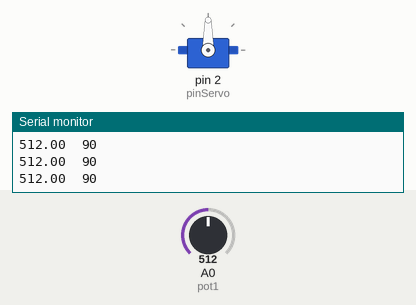
This sketch was run on a simulated Arduino Uno, built with avr-gcc and run on an emulated ATmega328P. Parts: servo, the last lines printed to the serial monitor. The inputs (shaded band) are chosen by the test bench; at power-on: A0 (pot1) = 512.

Above: at 1.2 s.
1.3 s: A0 (pot1) set to 985
At 2.5 s:
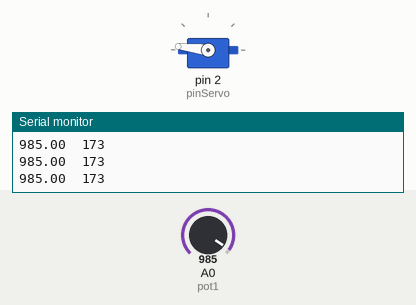
2.8 s: A0 (pot1) set to 1008
At 3.8 s:
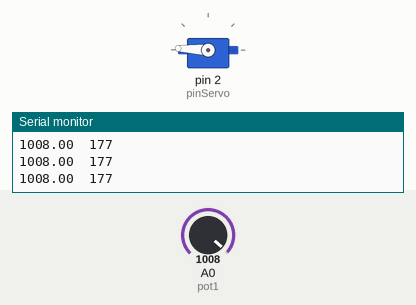
5.8 s: A0 (pot1) set to 1023
At 7.0 s:
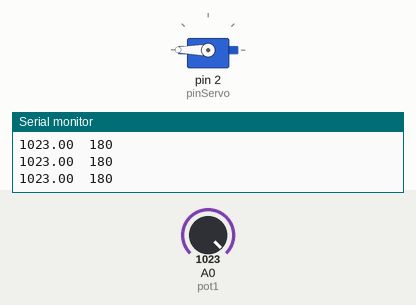
7.3 s: A0 (pot1) set to 900
At 8.4 s:
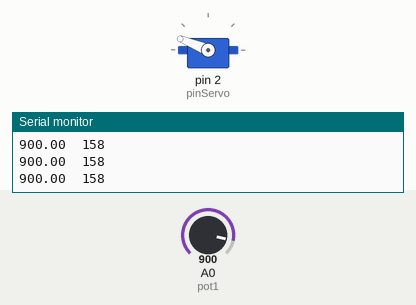
8.8 s: A0 (pot1) set to 716
At 9.5 s:
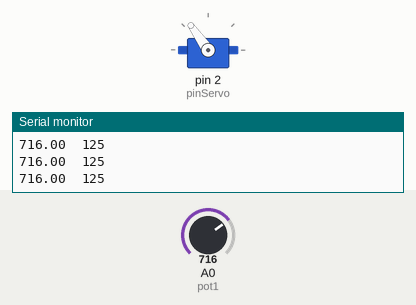
10.3 s: A0 (pot1) set to 306
At 10.7 s:
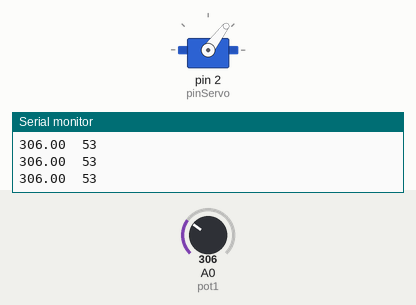
Timing chart, 0 to 12.8 s (numbered marks = the images above; inputs shaded):
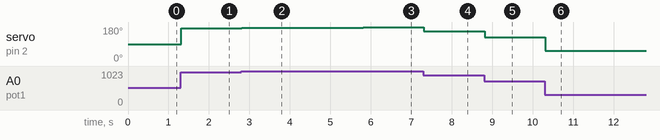

Measured:
- after the input at 1.3 s, servo on pin 2 (pinServo): 90° → 173° at once
- after the input at 2.8 s, servo on pin 2 (pinServo): 173° → 177° at once
- after the input at 5.8 s, servo on pin 2 (pinServo): 177° → 180° at once
- after the input at 7.3 s, servo on pin 2 (pinServo): 180° → 158° at once
- after the input at 8.8 s, servo on pin 2 (pinServo): 158° → 125° at once
- after the input at 10.3 s, servo on pin 2 (pinServo): 125° → 53° at once

The sketch:

Servo.ino
```cpp
#include <Servo.h>

Servo servo1;

int pinServo = 2;
//int pulsoMin = 650; //En microsegundos
//int pulsoMax = 1450; //Un pulso de un milisegundos equivale a 0° y uno de 2 equivale a 180°
int pot1 = A0;
int valorPot = 0;
int angulo = 0;
float filtro = 0;
unsigned long millisInicial = 0;

void setup() {
  //servo1.attach(pinServo, pulsoMin, pulsoMax);  //Esto si queremos usar los valores min y max del servo
  servo1.attach(pinServo);
  Serial.begin(9600);
}

void loop() {

  unsigned long millisAhora = millis();

  if(millisAhora - millisInicial >= 20){
    millisInicial = millisAhora;

    for(int i = 0; i < 100; i++){
      valorPot = analogRead(pot1);
      filtro += valorPot;
    }

    float promedio = filtro/100.0;

    Serial.print(promedio);
    Serial.print("\t");

    angulo = map(promedio, 0, 1023, 0, 180);

    Serial.println(angulo);
    servo1.write(angulo);

    angulo = 0;
    promedio = 0;
    filtro = 0;

  }

}
```
